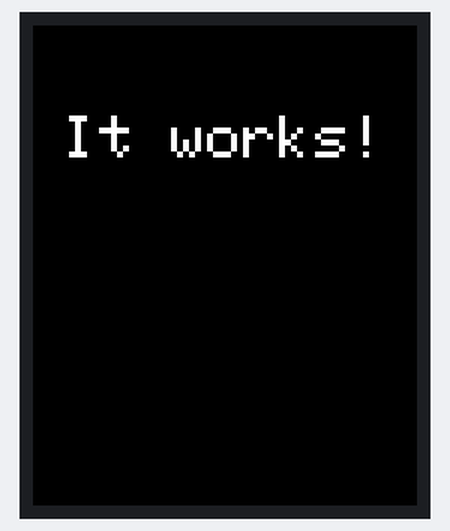
This sketch was run on a simulated Arduino Uno, built with avr-gcc and run on an emulated ATmega328P. On the bench: 128×160 colour display. What the sketch prints to the serial monitor is not drawn.

Above: at 0.2 s.

The sketch:

TFT.ino
```cpp
#include <Adafruit_GFX.h>
#include <Adafruit_ST7735.h>
#include <SPI.h>

// Pin definitions
#define TFT_CS     10
#define TFT_RST    8
#define TFT_DC     9

// Initialize the display
Adafruit_ST7735 tft = Adafruit_ST7735(TFT_CS, TFT_DC, TFT_RST);

void setup() {
  Serial.begin(9600);
  Serial.println("TFT test");

  tft.initR(INITR_BLACKTAB);  // Use INITR_BLACKTAB or REDTAB depending on your display
  tft.fillScreen(ST77XX_BLACK);
  tft.setCursor(10, 30);
  tft.setTextColor(ST77XX_WHITE);
  tft.setTextSize(2);
  tft.println("It works!");
}

void loop() {
  // Do nothing
}
```
